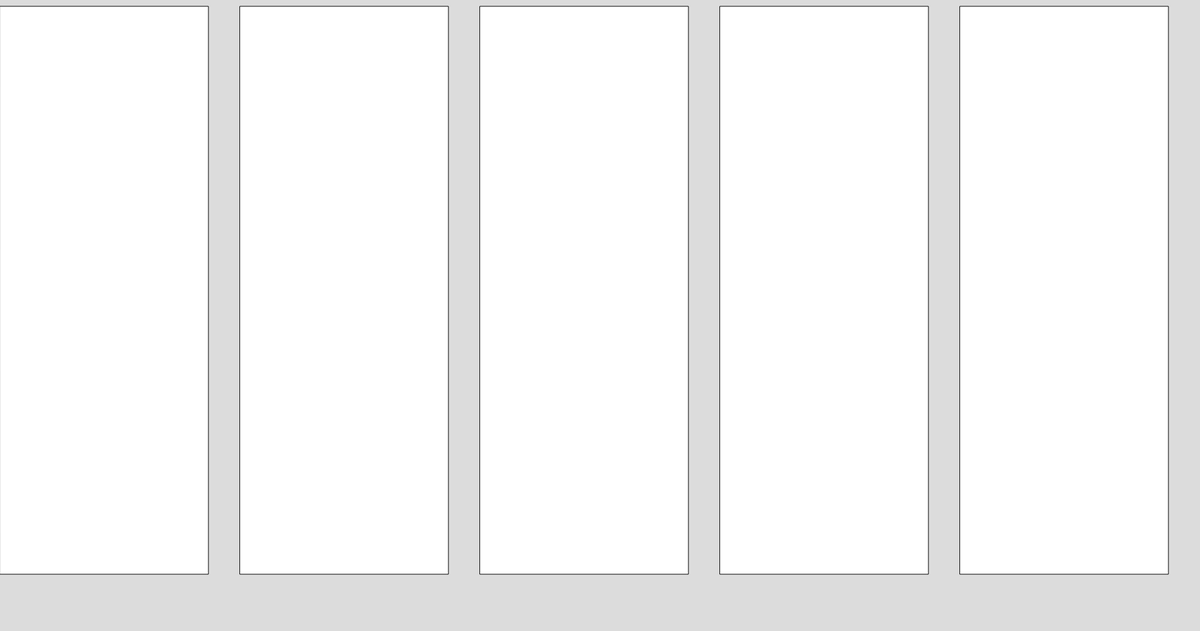
Frame 1 (no input)
Frame 60 (no input): identical to frame 1, image omitted
Frame 120 (the mouse pressed at the canvas centre since frame 60): identical to frame 1, image omitted

The p5.js sketch that drew this single still picture (run headless with seeded random() and noise() and a simulated clock; from frame 60 on, the mouse is pressed at the canvas centre):

// p5.js sketch
// ── sketch.js
/**
 * 
 */
let book1 = new book(10,10,100,100);
let books =[]

function setup() {
  createCanvas(1900, 1000);
  num = 5
  x_interval = width/num
  y_interval = height/10 * 9
  for(let i=0;i<num;i++){
    b= new book(x_interval-50,y_interval, x_interval*i,10)
    books.push(b)
  }
}

function draw() {
  background(220);
  for(let i=0;i<books.length;i++){
    books[i].show()
  }
}

// ── book.js
class book{
    constructor(w,h,x,y){
        this.w=w
        this.h=h
        this.x=x
        this.y=y

    }
    show(){
        rect(this.x,this.y,this.w,this.h);
    }
}
// ── category.js
class category{
    constructor(s,num){
        this.name=s;
        this.keyNum=num;
        this.bookArr=[];
    }
    showCategoryRect(x,y,w,h){
        colorMode(HSB);
        fill(255, 204, 100);
        rect(x,y,w,h);
        fill(150, 50, 200);
        textSize(40);
        textAlign(CENTER, CENTER);
        //text(this.name,int((w-x)/2),int(h-y)/2);
        text(this.name,(w-x)/2,y+h/2);
    }
    getCategoryName(){
        console.log(this.keyNum,this.name);
    }
    addBookArr(book){
        this.bookArr.push(book);
    }
    getBookArr(num){
        return this.bookArr[num]
    }
}
// ── test.html
<!DOCTYPE html>
<html lang="">
  <head>
    <meta charset="utf-8">
    <meta name="viewport" content="width=device-width, initial-scale=1.0">
    <title>下準備用</title>
    <style> body {padding: 0; margin: 0;} </style>
    <!-- 動作実験用 -->
    <script src="test/image_finder.js"></script>
  </head>
  <body>
    <h1>これはtest.htmlです</h1>
    <p id="result">url取得</p>
  </body>
</html>
